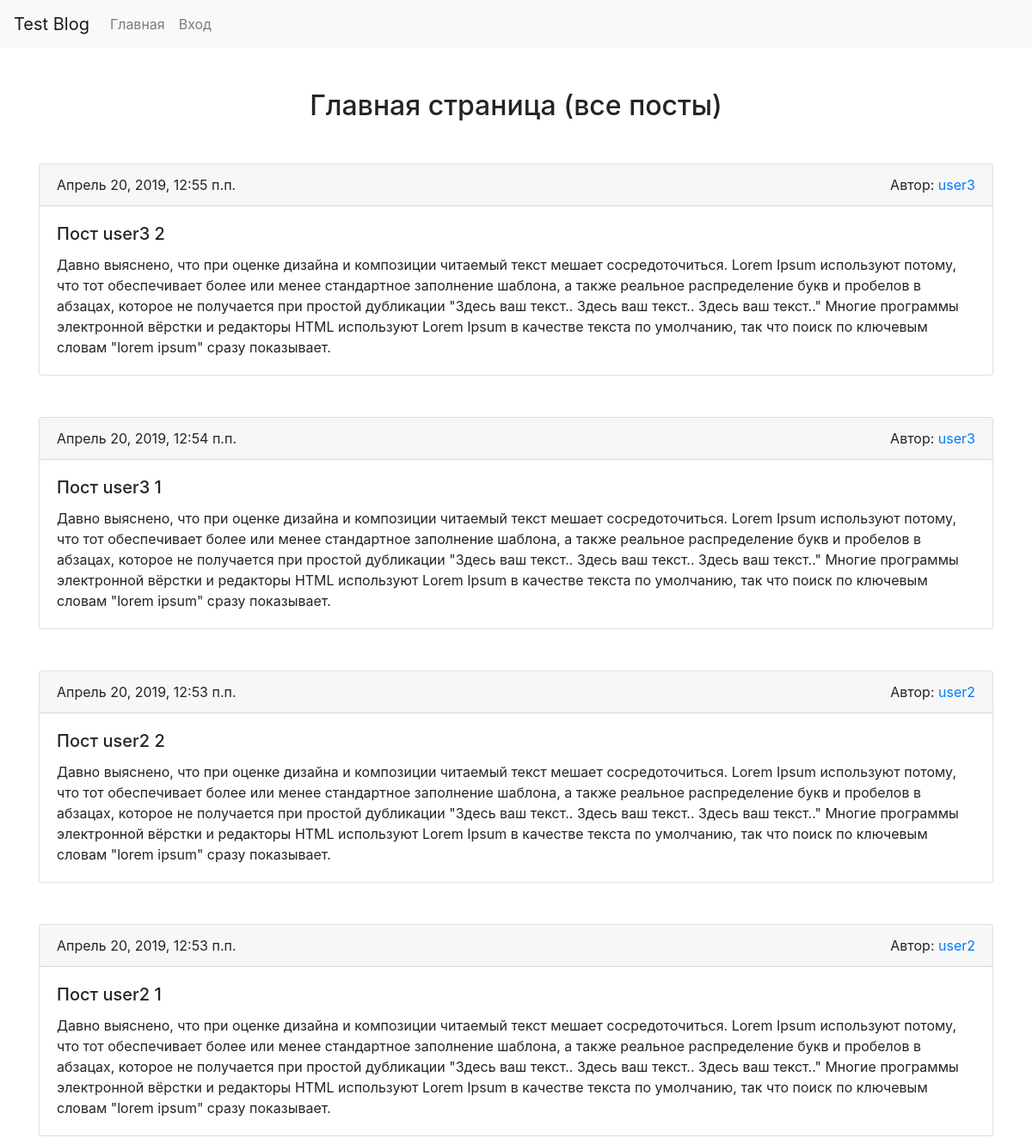
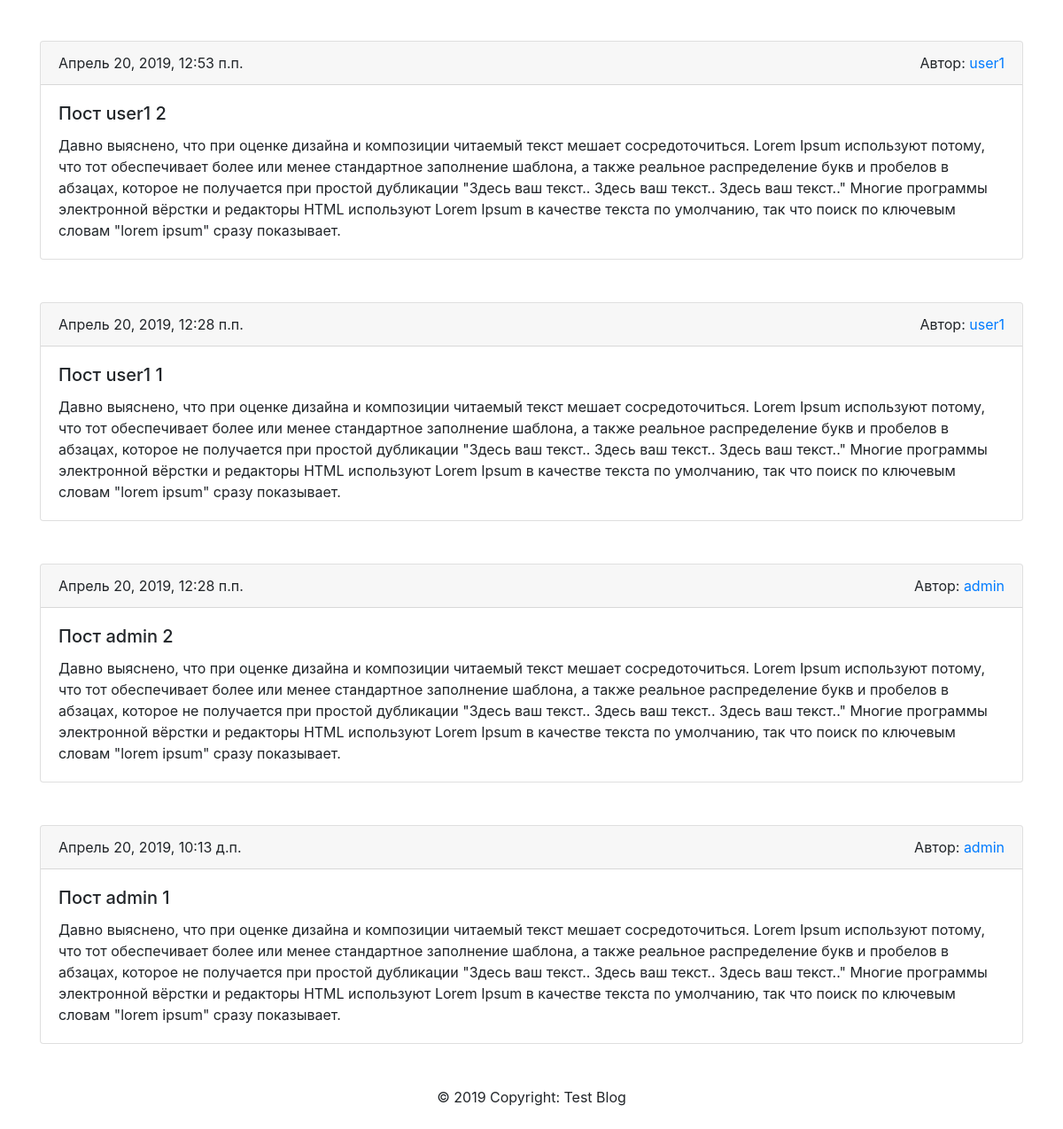
The page / on the database its author committed (2 pictures, top to bottom).
### posts/models.py (models this page shows, shortened)
class Post(models.Model):
    author = models.ForeignKey(User, on_delete=models.CASCADE, verbose_name='Автор')
    title = models.CharField(max_length=250, verbose_name='Заголовок')
    text = models.TextField(verbose_name='Текст')
    created = models.DateTimeField(auto_now_add=True, verbose_name='Дата и время создания')
    class Meta:
        verbose_name = 'Пост'
        verbose_name_plural = 'Посты'
        ordering = ['-created']

### posts/views.py (the view)
# urls.py: path('', views.IndexView.as_view(), name='index'),
class IndexView(View):
    def get(self, request):
        posts = Post.objects.all()
        context = {
            'posts': posts,
        }
        return render(request, 'posts/index.html', context)

### templates/posts/index.html (shortened to what this page needs)
{% extends 'base.html' %}
{% block content %}
    <div class="container">
        <h2 class="text-center mt-5">Главная страница (все посты)</h2>
        {% for post in posts %}
            <div class="card mt-5">
                <div class="card-header justify-content-between d-flex">
                    {{ post.created }}
                    <div>Автор:<a href="{% url 'profile' post.author.username %}"> {{ post.author }}</a></div>
                </div>
                <div class="card-body">
                    <h5 class="card-title">{{ post.title }}</h5>
                    <p class="card-text">{{ post.text }}</p>
                </div>
            </div>
        {% endfor %}
    </div>
{% endblock content %}

### rows shown on the page
Post: created "Апрель 20, 2019, 12:55 п.п.", author "user3", title "Пост user3 2", text "Давно выяснено, что при оценке дизайна и композиции читаемый текст мешает сосредоточиться. Lorem Ipsum используют потому, что тот обеспечивает более или менее стандартное заполнение шаблона, а также реальное распределение букв и пробелов в абзацах, которое не получается при простой дубликации \"Здесь ваш текст.. Здесь ваш текст.. Здесь ваш текст..\" Многие программы электронной вёрстки и редакторы HTML используют Lorem Ipsum в качестве текста по умолчанию, так что поиск по ключевым словам \"lorem ipsum\" сразу показывает."
Post: created "Апрель 20, 2019, 12:54 п.п.", author "user3", title "Пост user3 1", text "Давно выяснено, что при оценке дизайна и композиции читаемый текст мешает сосредоточиться. Lorem Ipsum используют потому, что тот обеспечивает более или менее стандартное заполнение шаблона, а также реальное распределение букв и пробелов в абзацах, которое не получается при простой дубликации \"Здесь ваш текст.. Здесь ваш текст.. Здесь ваш текст..\" Многие программы электронной вёрстки и редакторы HTML используют Lorem Ipsum в качестве текста по умолчанию, так что поиск по ключевым словам \"lorem ipsum\" сразу показывает."
Post: created "Апрель 20, 2019, 12:53 п.п.", author "user2", title "Пост user2 2", text "Давно выяснено, что при оценке дизайна и композиции читаемый текст мешает сосредоточиться. Lorem Ipsum используют потому, что тот обеспечивает более или менее стандартное заполнение шаблона, а также реальное распределение букв и пробелов в абзацах, которое не получается при простой дубликации \"Здесь ваш текст.. Здесь ваш текст.. Здесь ваш текст..\" Многие программы электронной вёрстки и редакторы HTML используют Lorem Ipsum в качестве текста по умолчанию, так что поиск по ключевым словам \"lorem ipsum\" сразу показывает."
Post: created "Апрель 20, 2019, 12:53 п.п.", author "user2", title "Пост user2 1", text "Давно выяснено, что при оценке дизайна и композиции читаемый текст мешает сосредоточиться. Lorem Ipsum используют потому, что тот обеспечивает более или менее стандартное заполнение шаблона, а также реальное распределение букв и пробелов в абзацах, которое не получается при простой дубликации \"Здесь ваш текст.. Здесь ваш текст.. Здесь ваш текст..\" Многие программы электронной вёрстки и редакторы HTML используют Lorem Ipsum в качестве текста по умолчанию, так что поиск по ключевым словам \"lorem ipsum\" сразу показывает."
Post: created "Апрель 20, 2019, 12:53 п.п.", author "user1", title "Пост user1 2", text "Давно выяснено, что при оценке дизайна и композиции читаемый текст мешает сосредоточиться. Lorem Ipsum используют потому, что тот обеспечивает более или менее стандартное заполнение шаблона, а также реальное распределение букв и пробелов в абзацах, которое не получается при простой дубликации \"Здесь ваш текст.. Здесь ваш текст.. Здесь ваш текст..\" Многие программы электронной вёрстки и редакторы HTML используют Lorem Ipsum в качестве текста по умолчанию, так что поиск по ключевым словам \"lorem ipsum\" сразу показывает."
Post: created "Апрель 20, 2019, 12:28 п.п.", author "user1", title "Пост user1 1", text "Давно выяснено, что при оценке дизайна и композиции читаемый текст мешает сосредоточиться. Lorem Ipsum используют потому, что тот обеспечивает более или менее стандартное заполнение шаблона, а также реальное распределение букв и пробелов в абзацах, которое не получается при простой дубликации \"Здесь ваш текст.. Здесь ваш текст.. Здесь ваш текст..\" Многие программы электронной вёрстки и редакторы HTML используют Lorem Ipsum в качестве текста по умолчанию, так что поиск по ключевым словам \"lorem ipsum\" сразу показывает."
Post: created "Апрель 20, 2019, 12:28 п.п.", author "admin", title "Пост admin 2", text "Давно выяснено, что при оценке дизайна и композиции читаемый текст мешает сосредоточиться. Lorem Ipsum используют потому, что тот обеспечивает более или менее стандартное заполнение шаблона, а также реальное распределение букв и пробелов в абзацах, которое не получается при простой дубликации \"Здесь ваш текст.. Здесь ваш текст.. Здесь ваш текст..\" Многие программы электронной вёрстки и редакторы HTML используют Lorem Ipsum в качестве текста по умолчанию, так что поиск по ключевым словам \"lorem ipsum\" сразу показывает."
Post: created "Апрель 20, 2019, 10:13 д.п.", author "admin", title "Пост admin 1", text "Давно выяснено, что при оценке дизайна и композиции читаемый текст мешает сосредоточиться. Lorem Ipsum используют потому, что тот обеспечивает более или менее стандартное заполнение шаблона, а также реальное распределение букв и пробелов в абзацах, которое не получается при простой дубликации \"Здесь ваш текст.. Здесь ваш текст.. Здесь ваш текст..\" Многие программы электронной вёрстки и редакторы HTML используют Lorem Ipsum в качестве текста по умолчанию, так что поиск по ключевым словам \"lorem ipsum\" сразу показывает."
